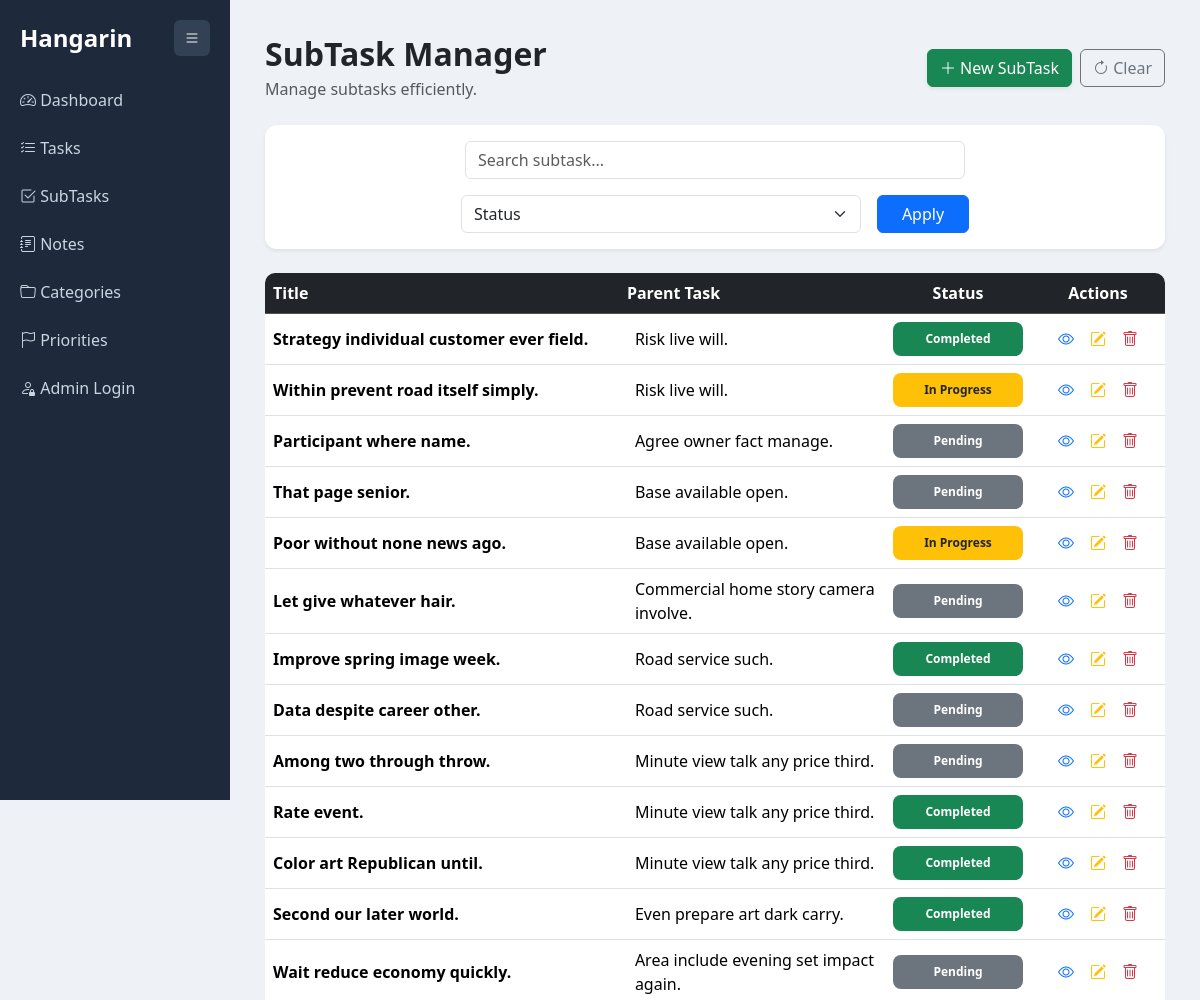
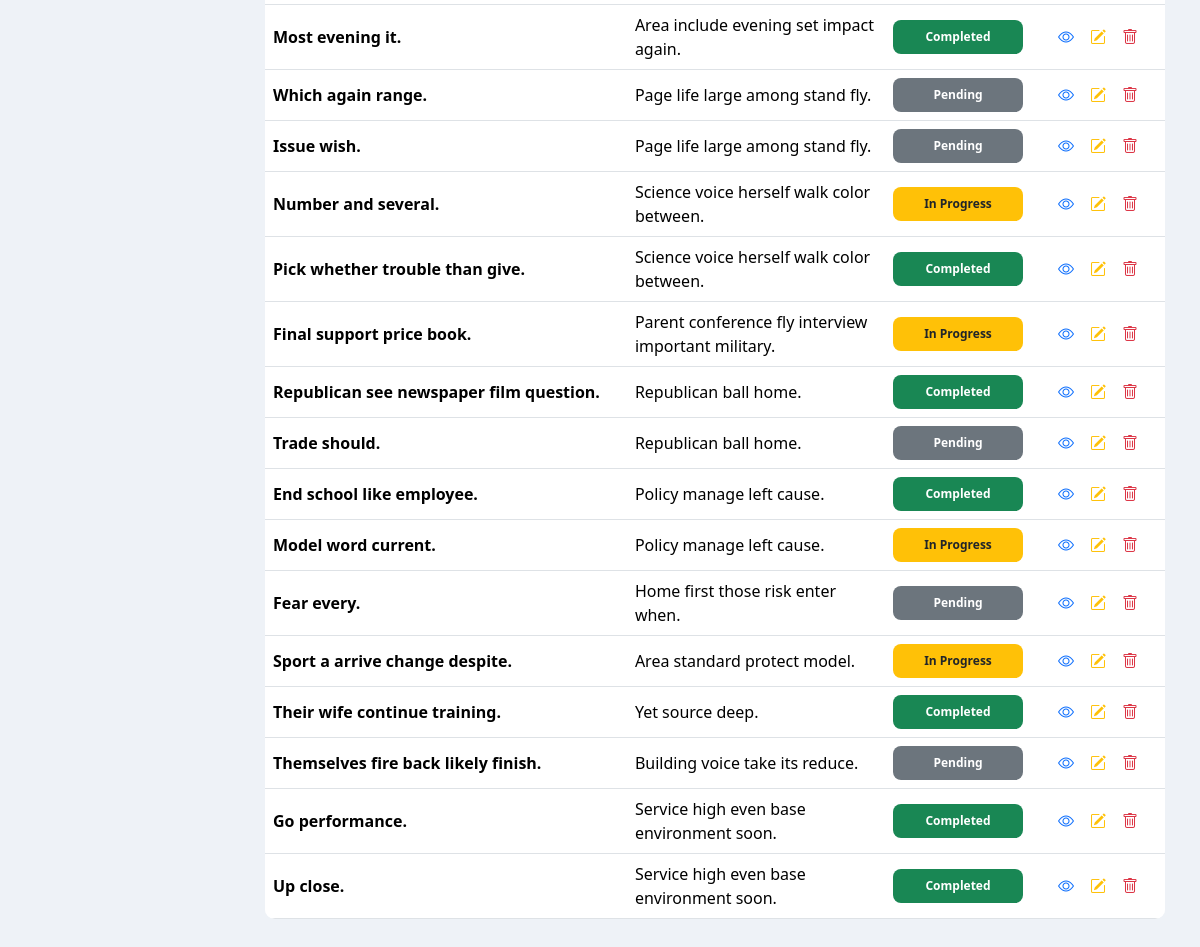
Screenshot of /subtasks/ with the database file from the repository (2 pictures, top to bottom).
### planner/models.py (models this page shows, shortened)
class BaseModel(models.Model):
    created_at = models.DateTimeField(auto_now_add=True)
    updated_at = models.DateTimeField(auto_now=True)
    class Meta:
        abstract = True

class SubTask(BaseModel):
    STATUS_CHOICES = [
        ("Pending", "Pending"),
        ("In Progress", "In Progress"),
        ("Completed", "Completed"),
    ]
    parent_task = models.ForeignKey(Task, on_delete=models.CASCADE)
    title = models.CharField(max_length=255)
    status = models.CharField(
        max_length=50,
        choices=STATUS_CHOICES,
        default="Pending"
    )

class Task(BaseModel):
    STATUS_CHOICES = [
        ("Pending", "Pending"),
        ("In Progress", "In Progress"),
        ("Completed", "Completed"),
    ]
    title = models.CharField(max_length=255)
    description = models.TextField()
    deadline = models.DateTimeField()
    status = models.CharField(
        max_length=50,
        choices=STATUS_CHOICES,
        default="Pending"
    )
    category = models.ForeignKey(Category, on_delete=models.CASCADE)
    priority = models.ForeignKey(Priority, on_delete=models.CASCADE)

### planner/views.py (the view)
# urls.py: path('subtasks/', subtask_list, name='subtask_list'),
def subtask_list(request):
    subtasks = SubTask.objects.all()
    search = request.GET.get('search')
    status = request.GET.get('status')
    sort = request.GET.get('sort')
    if search:
        subtasks = subtasks.filter(title__icontains=search)
    if status:
        subtasks = subtasks.filter(status=status)
    if sort:
        subtasks = subtasks.order_by(sort)
    context = {
        'subtasks': subtasks
    }
    return render(request, 'subtask_list.html', context)

### templates/subtask_list.html (shortened to what this page needs)
{% extends "base.html" %}
{% block content %}
<div class="d-flex justify-content-between align-items-center mb-4">
<div>
<h2 class="fw-semibold mb-1">SubTask Manager</h2>
<p class="text-muted mb-0">Manage subtasks efficiently.</p>
</div>
<div class="d-flex gap-2">
<a href="{% url 'subtask_create' %}" class="btn btn-success shadow-sm">
<i class="bi bi-plus-lg"></i> New SubTask
</a>
<a href="{% url 'subtask_list' %}" class="btn btn-outline-secondary">
<i class="bi bi-arrow-clockwise"></i> Clear
</a>
</div>
</div>
<div class="card shadow-sm border-0 p-3 mb-4">
<form method="GET" class="d-flex justify-content-center align-items-center gap-3 flex-wrap">
<input
type="text"
name="search"
class="form-control"
style="max-width:500px;"
placeholder="Search subtask..."
value="{{ request.GET.search }}"
>
<select name="status" class="form-select" style="max-width:400px;">
<option value="">Status</option>
</select>
<button class="btn btn-primary px-4">
Apply
</button>
</form>
</div>
<div class="table-responsive">
<table class="table align-middle">
<thead class="table-dark">
<tr>
<th style="width:40%">Title</th>
<th style="width:30%">Parent Task</th>
<th class="text-center" style="width:15%">Status</th>
<th class="text-center" style="width:15%">Actions</th>
</tr>
</thead>
<tbody>
{% for subtask in subtasks %}
<tr>
<td class="fw-semibold">
{{ subtask.title }}
</td>
<td class="ps-3">
{{ subtask.parent_task.title }}
</td>
<td class="text-center">
{% if subtask.status == "Pending" %}
<span class="badge bg-secondary status-badge">Pending</span>
{% elif subtask.status == "In Progress" %}
<span class="badge bg-warning text-dark status-badge">In Progress</span>
{% elif subtask.status == "Completed" %}
<span class="badge bg-success status-badge">Completed</span>
{% endif %}
</td>
<td class="text-center">
<div class="d-flex justify-content-center gap-3">
<a href="{% url 'subtask_view' subtask.id %}" class="text-primary">
<i class="bi bi-eye"></i>
</a>
<a href="{% url 'subtask_update' subtask.id %}" class="text-warning">
<i class="bi bi-pencil-square"></i>
</a>
<a href="{% url 'subtask_delete' subtask.id %}"
class="text-danger"
onclick="return confirm('Delete this subtask?');">
<i class="bi bi-trash"></i>
</a>
</div>
</td>
</tr>
{% empty %}
<tr>
<td colspan="4" class="text-center text-muted py-4">
No subtasks found
</td>
</tr>
{% endfor %}
</tbody>
</table>
</div>
{% endblock %}

### templates/base.html (style rules this page uses)
body { background:#eef2f7; font-family:'Segoe UI', Tahoma, Geneva, Verdana, sans-serif; }
.table { background:white; border-radius:10px; overflow:hidden; }
.card { border:none; border-radius:12px; }
.status-badge { display:inline-flex; justify-content:center; align-items:center; width:130px; height:34px; font-weight:600; border-radius:8px; }
.table td { vertical-align: middle; }

### rows the page displays
SubTask: title "Strategy individual customer ever field.", parent_task "Risk live will.", status "Completed"
SubTask: title "Within prevent road itself simply.", parent_task "Risk live will.", status "In Progress"
SubTask: title "Participant where name.", parent_task "Agree owner fact manage.", status "Pending"
SubTask: title "That page senior.", parent_task "Base available open.", status "Pending"
SubTask: title "Poor without none news ago.", parent_task "Base available open.", status "In Progress"
SubTask: title "Let give whatever hair.", parent_task "Commercial home story camera involve.", status "Pending"
SubTask: title "Improve spring image week.", parent_task "Road service such.", status "Completed"
SubTask: title "Data despite career other.", parent_task "Road service such.", status "Pending"
SubTask: title "Among two through throw.", parent_task "Minute view talk any price third.", status "Pending"
SubTask: title "Rate event.", parent_task "Minute view talk any price third.", status "Completed"
SubTask: title "Color art Republican until.", parent_task "Minute view talk any price third.", status "Completed"
SubTask: title "Second our later world.", parent_task "Even prepare art dark carry.", status "Completed"
SubTask: title "Wait reduce economy quickly.", parent_task "Area include evening set impact again.", status "Pending"
SubTask: title "Most evening it.", parent_task "Area include evening set impact again.", status "Completed"
SubTask: title "Which again range.", parent_task "Page life large among stand fly.", status "Pending"
SubTask: title "Issue wish.", parent_task "Page life large among stand fly.", status "Pending"
SubTask: title "Number and several.", parent_task "Science voice herself walk color between.", status "In Progress"
SubTask: title "Pick whether trouble than give.", parent_task "Science voice herself walk color between.", status "Completed"
SubTask: title "Final support price book.", parent_task "Parent conference fly interview important military.", status "In Progress"
SubTask: title "Republican see newspaper film question.", parent_task "Republican ball home.", status "Completed"
SubTask: title "Trade should.", parent_task "Republican ball home.", status "Pending"
SubTask: title "End school like employee.", parent_task "Policy manage left cause.", status "Completed"
SubTask: title "Model word current.", parent_task "Policy manage left cause.", status "In Progress"
SubTask: title "Fear every.", parent_task "Home first those risk enter when.", status "Pending"
SubTask: title "Sport a arrive change despite.", parent_task "Area standard protect model.", status "In Progress"
SubTask: title "Their wife continue training.", parent_task "Yet source deep.", status "Completed"
SubTask: title "Themselves fire back likely finish.", parent_task "Building voice take its reduce.", status "Pending"
SubTask: title "Go performance.", parent_task "Service high even base environment soon.", status "Completed"
SubTask: title "Up close.", parent_task "Service high even base environment soon.", status "Completed"
